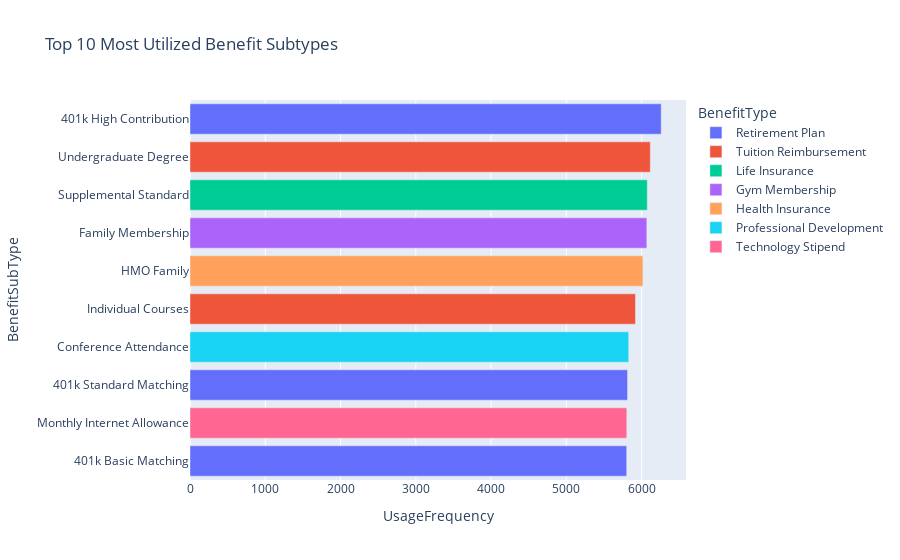
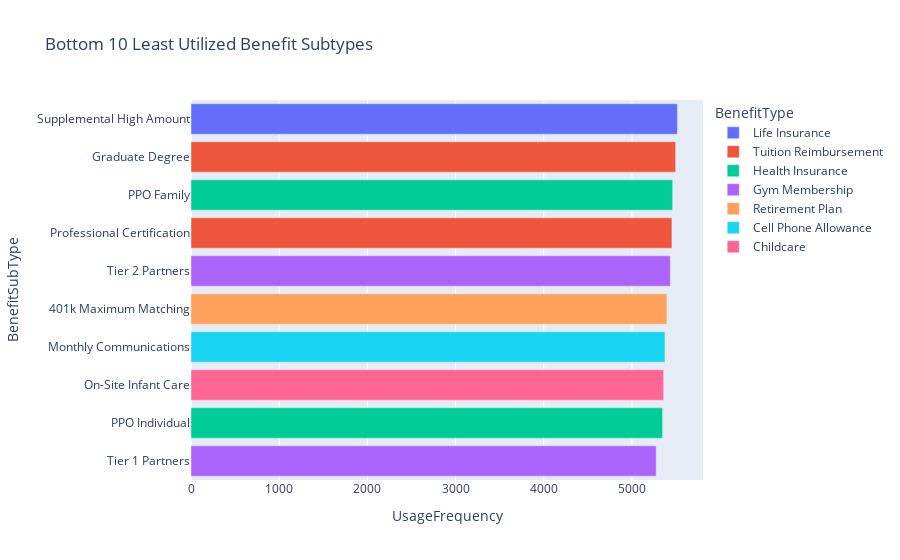

The notebook cell these images were saved under, in order:
### Markdown cell above
### Task 2.1: Utilization Pattern Analysis
We explore overall utilization, temporal trends, engagement bands, and utilization by subcategory. All visuals use Plotly with clear, minimal styling and consistent color palettes.

### Code cell
# 2.1.1 Most/least utilized benefits by UsageFrequency
util_by_subtype = (base
    .groupby(["BenefitType", "BenefitSubType"], dropna=False)["UsageFrequency"]
    .sum()
    .reset_index()
    .sort_values("UsageFrequency", ascending=False)
)

# Top 10 & Bottom 10
top10 = util_by_subtype.head(10)
bottom10 = util_by_subtype.tail(10)

fig_top = px.bar(
    top10,
    x="UsageFrequency", y="BenefitSubType",
    color="BenefitType",
    orientation="h",
    title="Top 10 Most Utilized Benefit Subtypes",
)
fig_top.update_layout(yaxis=dict(categoryorder="total ascending"))

fig_bottom = px.bar(
    bottom10,
    x="UsageFrequency", y="BenefitSubType",
    color="BenefitType",
    orientation="h",
    title="Bottom 10 Least Utilized Benefit Subtypes",
)
fig_bottom.update_layout(yaxis=dict(categoryorder="total ascending"))

fig_top.show()
fig_bottom.show()

util_by_subtype.head(10)

### Figure 1 — Plotly figure (JSON) as saved in the notebook; plotly's stock layout.template omitted (floating-point values rounded to 4 significant figures)
{"data": [{"alignmentgroup": "True", "hovertemplate": "BenefitType=Retirement Plan<br>UsageFrequency=%{x}<br>BenefitSubType=%{y}<extra></extra>", "legendgroup": "Retirement Plan", "marker": {"color": "#636efa", "pattern": {"shape": ""}}, "name": "Retirement Plan", "offsetgroup": "Retirement Plan", "orientation": "h", "showlegend": true, "textposition": "auto", "type": "bar", "x": [6260, 5813, 5802], "xaxis": "x", "y": ["401k High Contribution", "401k Standard Matching", "401k Basic Matching"], "yaxis": "y"}, {"alignmentgroup": "True", "hovertemplate": "BenefitType=Tuition Reimbursement<br>UsageFrequency=%{x}<br>BenefitSubType=%{y}<extra></extra>", "legendgroup": "Tuition Reimbursement", "marker": {"color": "#EF553B", "pattern": {"shape": ""}}, "name": "Tuition Reimbursement", "offsetgroup": "Tuition Reimbursement", "orientation": "h", "showlegend": true, "textposition": "auto", "type": "bar", "x": [6115, 5918], "xaxis": "x", "y": ["Undergraduate Degree", "Individual Courses"], "yaxis": "y"}, {"alignmentgroup": "True", "hovertemplate": "BenefitType=Life Insurance<br>UsageFrequency=%{x}<br>BenefitSubType=%{y}<extra></extra>", "legendgroup": "Life Insurance", "marker": {"color": "#00cc96", "pattern": {"shape": ""}}, "name": "Life Insurance", "offsetgroup": "Life Insurance", "orientation": "h", "showlegend": true, "textposition": "auto", "type": "bar", "x": [6075], "xaxis": "x", "y": ["Supplemental Standard"], "yaxis": "y"}, {"alignmentgroup": "True", "hovertemplate": "BenefitType=Gym Membership<br>UsageFrequency=%{x}<br>BenefitSubType=%{y}<extra></extra>", "legendgroup": "Gym Membership", "marker": {"color": "#ab63fa", "pattern": {"shape": ""}}, "name": "Gym Membership", "offsetgroup": "Gym Membership", "orientation": "h", "showlegend": true, "textposition": "auto", "type": "bar", "x": [6069], "xaxis": "x", "y": ["Family Membership"], "yaxis": "y"}, {"alignmentgroup": "True", "hovertemplate": "BenefitType=Health Insurance<br>UsageFrequency=%{x}<br>BenefitSubType=%{y}<extra></extra>", "legendgroup": "Health Insurance", "marker": {"color": "#FFA15A", "pattern": {"shape": ""}}, "name": "Health Insurance", "offsetgroup": "Health Insurance", "orientation": "h", "showlegend": true, "textposition": "auto", "type": "bar", "x": [6017], "xaxis": "x", "y": ["HMO Family"], "yaxis": "y"}, {"alignmentgroup": "True", "hovertemplate": "BenefitType=Professional Development<br>UsageFrequency=%{x}<br>BenefitSubType=%{y}<extra></extra>", "legendgroup": "Professional Development", "marker": {"color": "#19d3f3", "pattern": {"shape": ""}}, "name": "Professional Development", "offsetgroup": "Professional Development", "orientation": "h", "showlegend": true, "textposition": "auto", "type": "bar", "x": [5828], "xaxis": "x", "y": ["Conference Attendance"], "yaxis": "y"}, {"alignmentgroup": "True", "hovertemplate": "BenefitType=Technology Stipend<br>UsageFrequency=%{x}<br>BenefitSubType=%{y}<extra></extra>", "legendgroup": "Technology Stipend", "marker": {"color": "#FF6692", "pattern": {"shape": ""}}, "name": "Technology Stipend", "offsetgroup": "Technology Stipend", "orientation": "h", "showlegend": true, "textposition": "auto", "type": "bar", "x": [5803], "xaxis": "x", "y": ["Monthly Internet Allowance"], "yaxis": "y"}], "layout": {"barmode": "relative", "legend": {"title": {"text": "BenefitType"}, "tracegroupgap": 0}, "title": {"text": "Top 10 Most Utilized Benefit Subtypes"}, "xaxis": {"anchor": "y", "domain": [0, 1], "title": {"text": "UsageFrequency"}}, "yaxis": {"anchor": "x", "categoryorder": "total ascending", "domain": [0, 1], "title": {"text": "BenefitSubType"}}}}

### Figure 2 — Plotly figure (JSON) as saved in the notebook; plotly's stock layout.template omitted (floating-point values rounded to 4 significant figures)
{"data": [{"alignmentgroup": "True", "hovertemplate": "BenefitType=Life Insurance<br>UsageFrequency=%{x}<br>BenefitSubType=%{y}<extra></extra>", "legendgroup": "Life Insurance", "marker": {"color": "#636efa", "pattern": {"shape": ""}}, "name": "Life Insurance", "offsetgroup": "Life Insurance", "orientation": "h", "showlegend": true, "textposition": "auto", "type": "bar", "x": [5515], "xaxis": "x", "y": ["Supplemental High Amount"], "yaxis": "y"}, {"alignmentgroup": "True", "hovertemplate": "BenefitType=Tuition Reimbursement<br>UsageFrequency=%{x}<br>BenefitSubType=%{y}<extra></extra>", "legendgroup": "Tuition Reimbursement", "marker": {"color": "#EF553B", "pattern": {"shape": ""}}, "name": "Tuition Reimbursement", "offsetgroup": "Tuition Reimbursement", "orientation": "h", "showlegend": true, "textposition": "auto", "type": "bar", "x": [5495, 5453], "xaxis": "x", "y": ["Graduate Degree", "Professional Certification"], "yaxis": "y"}, {"alignmentgroup": "True", "hovertemplate": "BenefitType=Health Insurance<br>UsageFrequency=%{x}<br>BenefitSubType=%{y}<extra></extra>", "legendgroup": "Health Insurance", "marker": {"color": "#00cc96", "pattern": {"shape": ""}}, "name": "Health Insurance", "offsetgroup": "Health Insurance", "orientation": "h", "showlegend": true, "textposition": "auto", "type": "bar", "x": [5461, 5347], "xaxis": "x", "y": ["PPO Family", "PPO Individual"], "yaxis": "y"}, {"alignmentgroup": "True", "hovertemplate": "BenefitType=Gym Membership<br>UsageFrequency=%{x}<br>BenefitSubType=%{y}<extra></extra>", "legendgroup": "Gym Membership", "marker": {"color": "#ab63fa", "pattern": {"shape": ""}}, "name": "Gym Membership", "offsetgroup": "Gym Membership", "orientation": "h", "showlegend": true, "textposition": "auto", "type": "bar", "x": [5434, 5275], "xaxis": "x", "y": ["Tier 2 Partners", "Tier 1 Partners"], "yaxis": "y"}, {"alignmentgroup": "True", "hovertemplate": "BenefitType=Retirement Plan<br>UsageFrequency=%{x}<br>BenefitSubType=%{y}<extra></extra>", "legendgroup": "Retirement Plan", "marker": {"color": "#FFA15A", "pattern": {"shape": ""}}, "name": "Retirement Plan", "offsetgroup": "Retirement Plan", "orientation": "h", "showlegend": true, "textposition": "auto", "type": "bar", "x": [5396], "xaxis": "x", "y": ["401k Maximum Matching"], "yaxis": "y"}, {"alignmentgroup": "True", "hovertemplate": "BenefitType=Cell Phone Allowance<br>UsageFrequency=%{x}<br>BenefitSubType=%{y}<extra></extra>", "legendgroup": "Cell Phone Allowance", "marker": {"color": "#19d3f3", "pattern": {"shape": ""}}, "name": "Cell Phone Allowance", "offsetgroup": "Cell Phone Allowance", "orientation": "h", "showlegend": true, "textposition": "auto", "type": "bar", "x": [5374], "xaxis": "x", "y": ["Monthly Communications"], "yaxis": "y"}, {"alignmentgroup": "True", "hovertemplate": "BenefitType=Childcare<br>UsageFrequency=%{x}<br>BenefitSubType=%{y}<extra></extra>", "legendgroup": "Childcare", "marker": {"color": "#FF6692", "pattern": {"shape": ""}}, "name": "Childcare", "offsetgroup": "Childcare", "orientation": "h", "showlegend": true, "textposition": "auto", "type": "bar", "x": [5359], "xaxis": "x", "y": ["On-Site Infant Care"], "yaxis": "y"}], "layout": {"barmode": "relative", "legend": {"title": {"text": "BenefitType"}, "tracegroupgap": 0}, "title": {"text": "Bottom 10 Least Utilized Benefit Subtypes"}, "xaxis": {"anchor": "y", "domain": [0, 1], "title": {"text": "UsageFrequency"}}, "yaxis": {"anchor": "x", "categoryorder": "total ascending", "domain": [0, 1], "title": {"text": "BenefitSubType"}}}}
